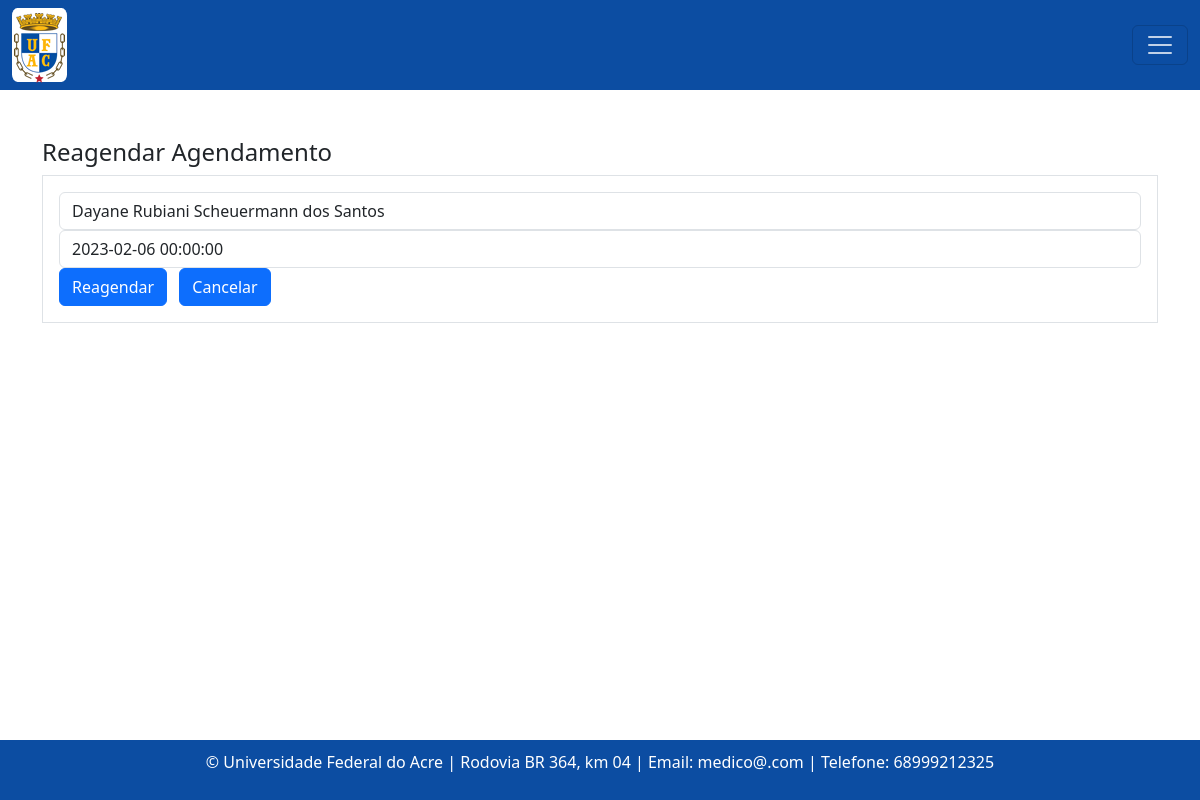
Page /reagendar/agendamento/1/ on the earlier database version.
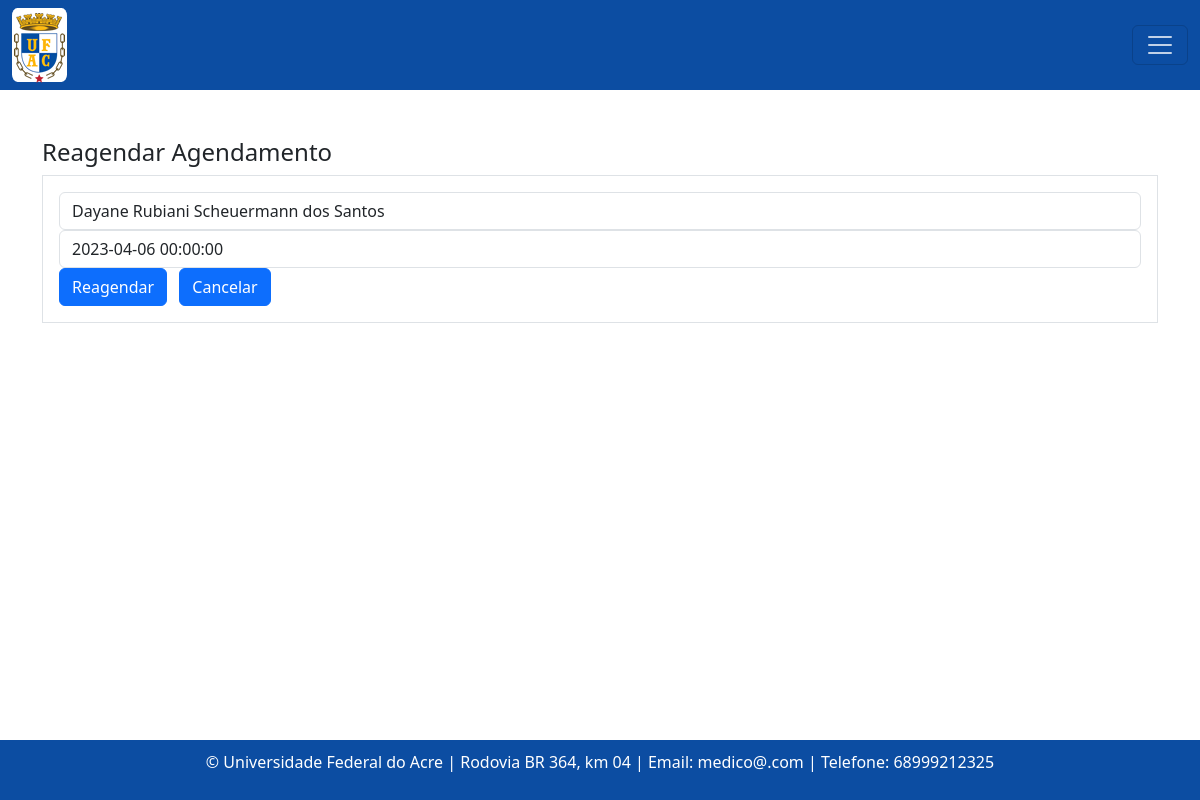
Same page on the later database version.
### consulta/models.py (models this page shows, shortened)
class Agendamento(models.Model):
    status_atendimento = models.CharField(max_length=20, choices=[
        ('confirmado', 'Confirmado'),
        ('ausente', 'Ausente'),
        ('pendente', 'Pendente'),
    ], default='pendente')
    paciente = models.ForeignKey(Paciente, on_delete=models.CASCADE) #contem referncia do objeto Paciente
    profissional_saude = models.ForeignKey(Profissionaldasaude, on_delete=models.CASCADE)  #contem referncia do objeto Profissionaldasaude
    data_agendamento = models.DateTimeField()
    prioridade_atendimento = models.BooleanField(default=False)
    justificativa_cancelamento = models.TextField(blank=True, null=True)

### consulta/views.py (the view)
# urls.py: path('reagendar/agendamento/<int:pk>/', views.reagendar_agendamento, name='reagendarAgendamento'),
def reagendar_agendamento(request, pk):
    agendamento = get_object_or_404(Agendamento, pk=pk)
    if request.method == 'POST':
        form = AgendamentoReagendarForm(request.POST, instance=agendamento)
        if form.is_valid():
            form.save()
            agendamento.status_atendimento = 'pendente'
            agendamento.save()
            messages.success(request, 'Agendamento reagendado com sucesso!')
            return redirect('agendamentoListagem')
    else:
        form = AgendamentoReagendarForm(instance=agendamento)
    return render(request, 'consultas/reagendar_agendamento.html', {'form': form, 'agendamento': agendamento})

### consulta/forms.py
class AgendamentoReagendarForm(forms.ModelForm):
    class Meta:
        model = Agendamento
        fields = ['profissional_saude', 'data_agendamento', 'prioridade_atendimento', 'justificativa_cancelamento']
        labels = {
            'data_agendamento': 'Nova Data do Agendamento',
            'prioridade_atendimento': 'Prioridade de Atendimento',
        }
        widgets = {
            'profissional_saude': forms.Select(attrs={'class': 'form-control'}),
            'data_agendamento': forms.DateTimeInput(attrs={'class': 'form-control'}),
            'prioridade_atendimento': forms.CheckboxInput(attrs={'class': 'form-check-input'}),
        }

### consulta/models.py (called while the page is built)
    def __str__(self):
        return self.nome

### templates/consultas/reagendar_agendamento.html (shortened to what this page needs)
{% extends "base.html" %}
{% block content %}
  <h4>Reagendar Agendamento</h4>
  <form action="{% url 'reagendarAgendamento' agendamento.id %}" method="POST" class="needs-validation border p-3" novalidate>
    {{ form.profissional_saude }}
    {{ form.data_agendamento }}
    <button type="submit" class="btn btn-primary">Reagendar</button>
    <a class="btn btn-primary ms-2" href="{% url 'agendamentoListagem' %}">Cancelar</a>
  </form>
{% endblock %}

Differences in the rows shown:
changed Agendamento "Dayane Rubiani Scheuermann dos Santos": data_agendamento "2023-02-06 00:00:00" → "2023-04-06 00:00:00"
